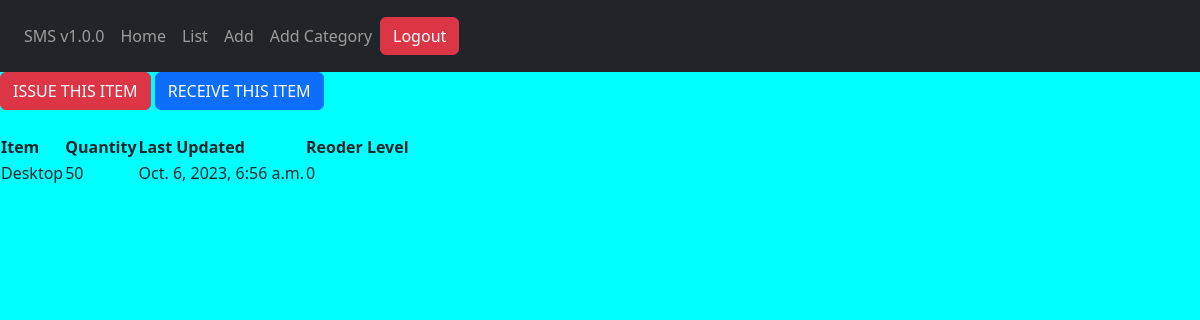
Page /stock/detail/7/ (signed in) on the committed database.
### stockmgt/models.py (models this page shows, shortened)
class Stock(models.Model):
	category = models.ForeignKey(Category, on_delete=models.CASCADE, blank=True, null=True)
	item_name = models.CharField(max_length=50, blank=True, null=True)
	quantity = models.IntegerField(default='0', blank=True, null=True)
	receive_quantity = models.IntegerField(default='0', blank=True, null=True)
	receive_by = models.CharField(max_length=50, blank=True, null=True)
	issue_quantity = models.IntegerField(default='0', blank=True, null=True)
	issue_by = models.CharField(max_length=50, blank=True, null=True)
	issue_to = models.CharField(max_length=50, blank=True, null=True)
	phone_number = models.CharField(max_length=50, blank=True, null=True)
	created_by = models.CharField(max_length=50, blank=True, null=True)
	reorder_level = models.IntegerField(default='0', blank=True, null=True)
	timestamp = models.DateTimeField(auto_now_add=True, auto_now=False)
	last_updated = models.DateTimeField(auto_now_add=False, auto_now=True)
	export_to_CSV = models.BooleanField(default=False)

### stockmgt/views.py (the view)
# urls.py: path('detail/<str:id>/', stock_detail, name="detail"),
@login_required(login_url=('/accounts/login'))
def stock_detail(request, id):
    queryset = Stock.objects.get(id=id)
    context={
        'queryset': queryset,
    }
    return render(request, 'stock/detail.html', context)

### stockmgt/templates/stock/detail.html
{% extends 'base.html' %}
{% load bootstrap5 %}
{% block content %}
        <a href='{% url "stock:issue" id=queryset.id%}'><div class='btn btn-danger'>ISSUE THIS ITEM</div></a>
        <a href='{% url "stock:receive" id=queryset.id%}'><div class='btn btn-primary'>RECEIVE THIS ITEM</div></a>
        <br><br>
        <div>
          <table>
                  <tr>
                    <th>Item</th>
                    <th>Quantity</th>
                    <th>Last Updated</th>
                    <th>Reoder Level</th>
                  </tr>
                  <tr>
                    <td>{{queryset.item_name}}</td>
                    <td>{{queryset.quantity}}</td>
                    <td>{{queryset.last_updated}}</td>
                    <td>{{queryset.reorder_level}}</td>
                  </tr>
          </table>
        </div>
{% endblock %}

### stockmgt/static/css/styles.css (style rules this page uses)
body { background-color: aqua; }

### rows in the picture
Stock: item_name "Desktop", quantity "50", last_updated "Oct. 6, 2023, 6:56 a.m.", reorder_level "0"
